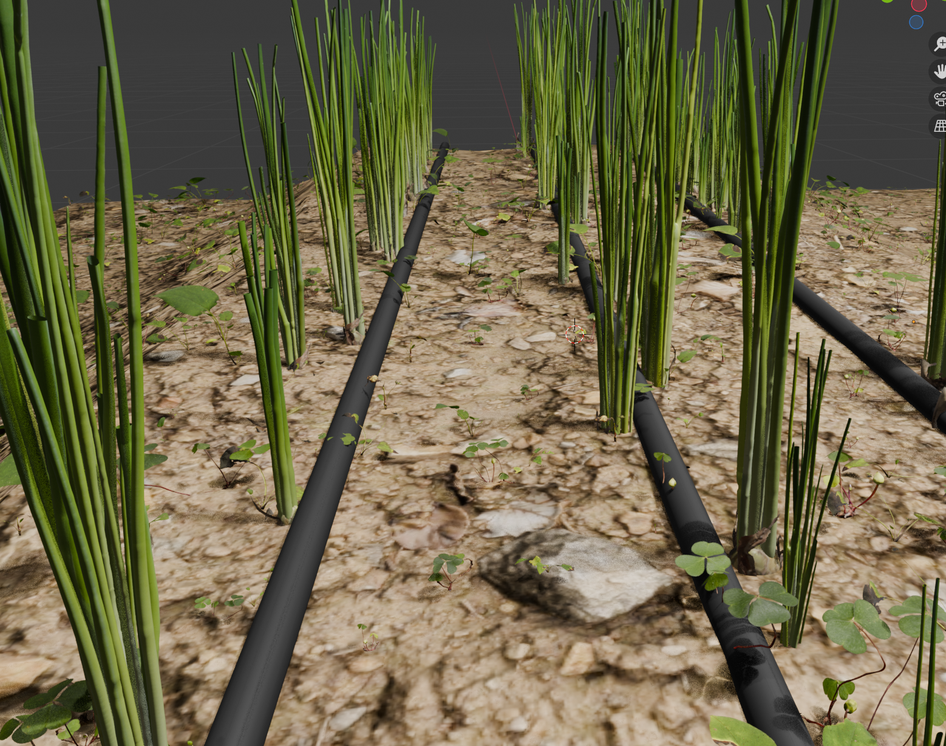
#> input picture luke_cv_playground/inputs/synthetic.png, 946 x 746 px, shrunk from 1558 x 1228 before the run
$ python rgb_channels.py
#> lines starting #> are read from the running program, lines starting #| are printed output that depends on the picture
import cv2
import numpy as np

# Load the image
image = cv2.imread("inputs/synthetic.png")  # Replace with your image file
#> image is the input picture: shape (746, 946, 3); mean B, G, R 73.1, 102.5, 108.5

# Split channels
blue, green, red = cv2.split(image)
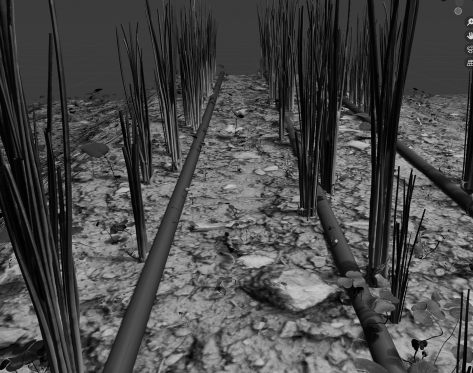
#> blue: shape (746, 946) (shown at 1/2 size); min 0, max 236, mean 73.1
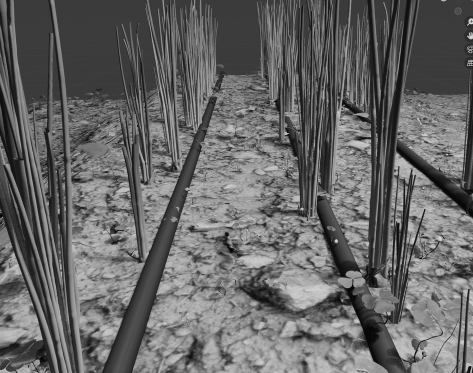
#> green: shape (746, 946) (shown at 1/2 size); min 0, max 236, mean 102.5
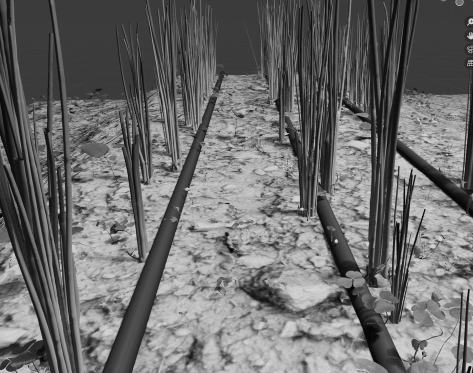
#> red: shape (746, 946) (shown at 1/2 size); min 0, max 255, mean 108.5

# Create blank channels
zero_channel = np.zeros_like(blue)

# Create images with only one color channel
red_image = cv2.merge([zero_channel, zero_channel, red])
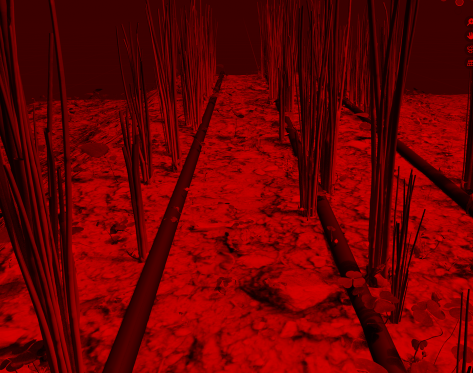
#> red_image: shape (746, 946, 3) (shown at 1/2 size); mean of channels 0, 1, 2 0, 0, 108.5; drawn as B, G, R
green_image = cv2.merge([zero_channel, green, zero_channel])
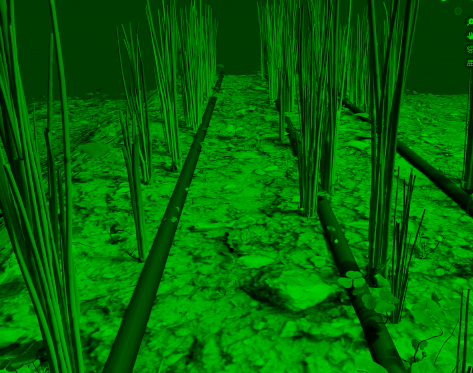
#> green_image: shape (746, 946, 3) (shown at 1/2 size); mean of channels 0, 1, 2 0, 102.5, 0; drawn as B, G, R
blue_image = cv2.merge([blue, zero_channel, zero_channel])
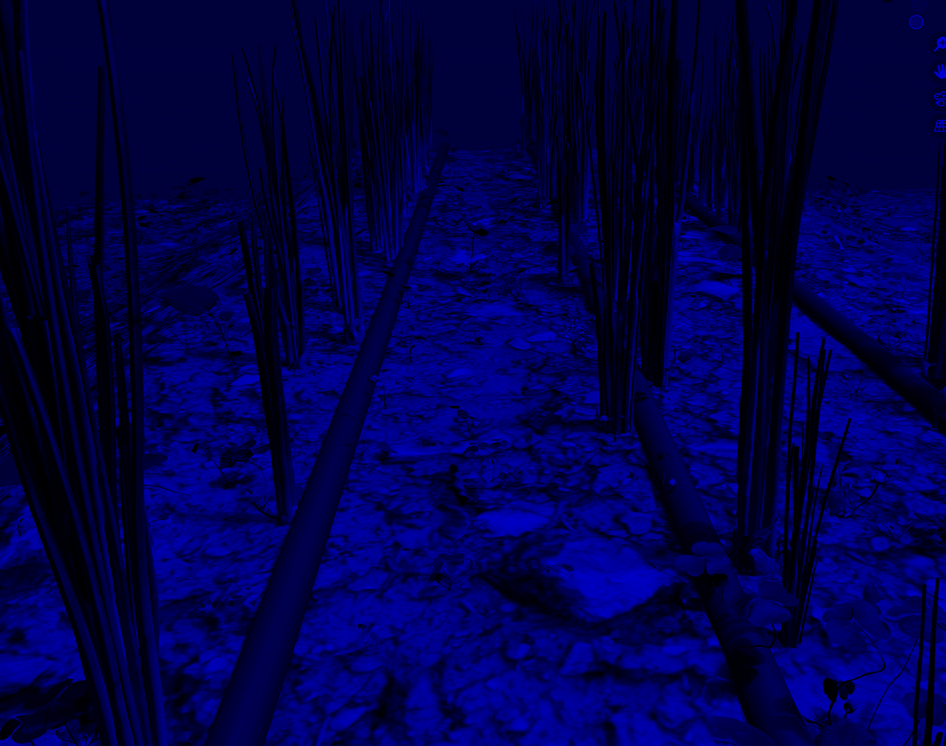
#> blue_image: shape (746, 946, 3); mean of channels 0, 1, 2 73.1, 0, 0; drawn as B, G, R

# Save the images
cv2.imwrite("outputs/red_channel.jpg", red_image)
cv2.imwrite("outputs/green_channel.jpg", green_image)
cv2.imwrite("outputs/blue_channel.jpg", blue_image)

# Show images (optional)
cv2.imshow("Red Channel", red_image)
cv2.imshow("Green Channel", green_image)
cv2.imshow("Blue Channel", blue_image)
cv2.waitKey(0)
cv2.destroyAllWindows()

$ run again, with luke_cv_playground/inputs/IMG_3171.JPG saved as luke_cv_playground/inputs/synthetic.png
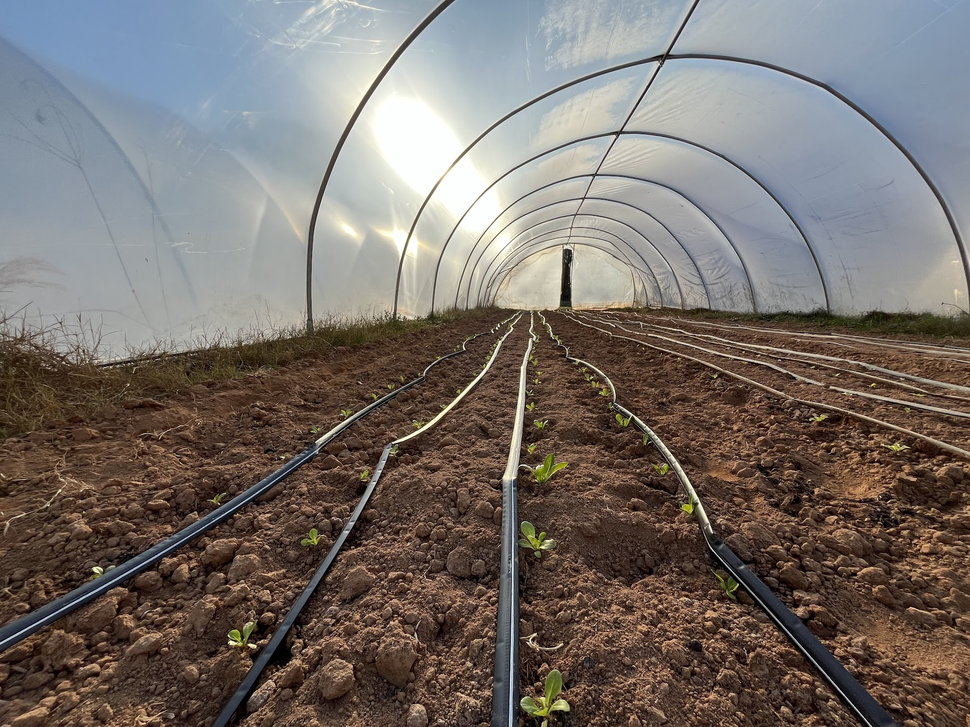
#> input picture luke_cv_playground/inputs/IMG_3171.JPG, 970 x 727 px, shrunk from 1865 x 1398 before the run
#> image is the input picture: shape (727, 970, 3); mean B, G, R 106.3, 111.2, 118.7
#> `green_image = cv2.merge([zero_channel, green, zero_channel])`:
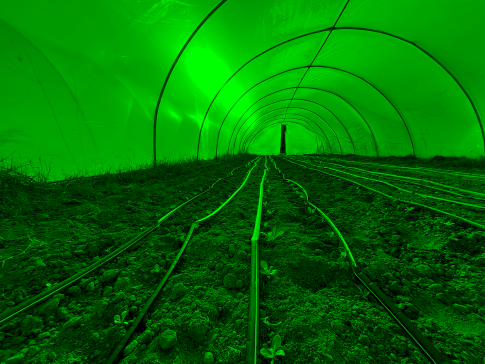
#> green_image: shape (727, 970, 3) (shown at 1/2 size); mean of channels 0, 1, 2 0, 111.2, 0; drawn as B, G, R
#> `blue_image = cv2.merge([blue, zero_channel, zero_channel])`:
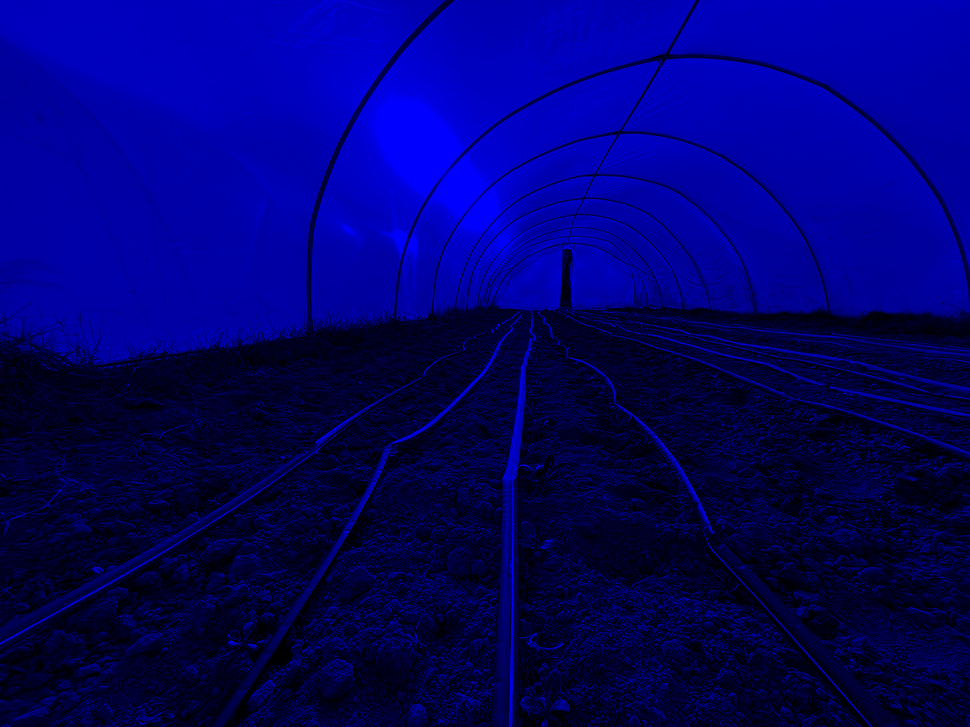
#> blue_image: shape (727, 970, 3); mean of channels 0, 1, 2 106.3, 0, 0; drawn as B, G, R

$ run again, with luke_cv_playground/inputs/IMG_6401.JPG saved as luke_cv_playground/inputs/synthetic.png
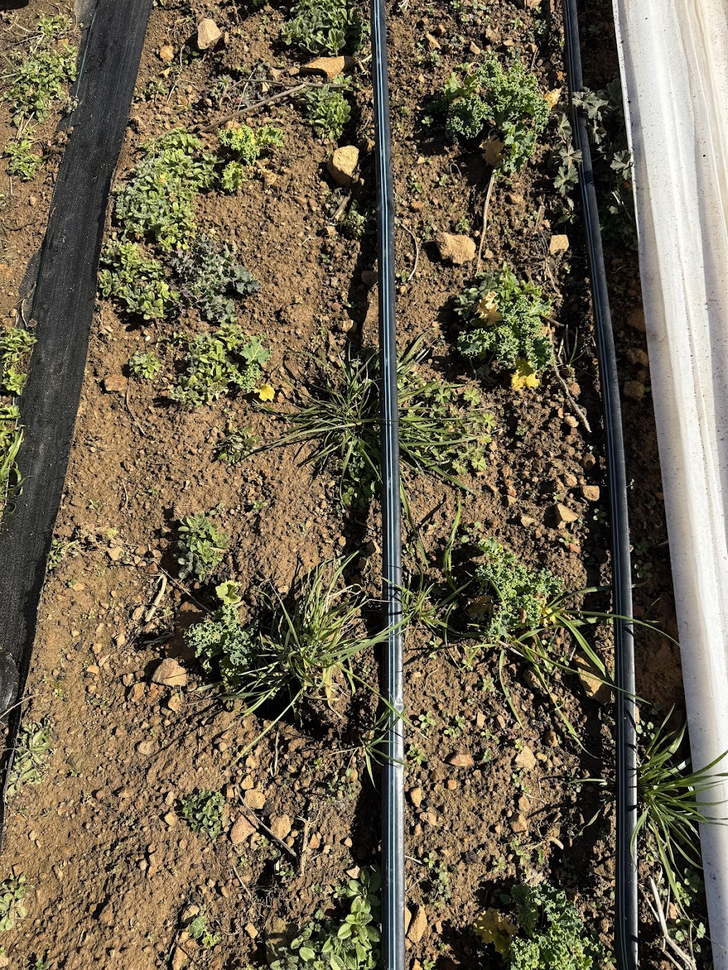
#> input picture luke_cv_playground/inputs/IMG_6401.JPG, 728 x 970 px, shrunk from 1049 x 1398 before the run
#> image is the input picture: shape (970, 728, 3); mean B, G, R 79.2, 100.1, 109.9
#> `green_image = cv2.merge([zero_channel, green, zero_channel])`:
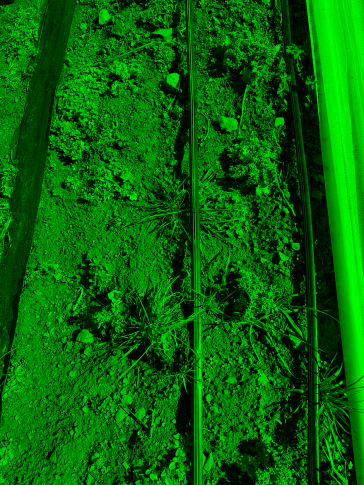
#> green_image: shape (970, 728, 3) (shown at 1/2 size); mean of channels 0, 1, 2 0, 100.1, 0; drawn as B, G, R
#> `blue_image = cv2.merge([blue, zero_channel, zero_channel])`:
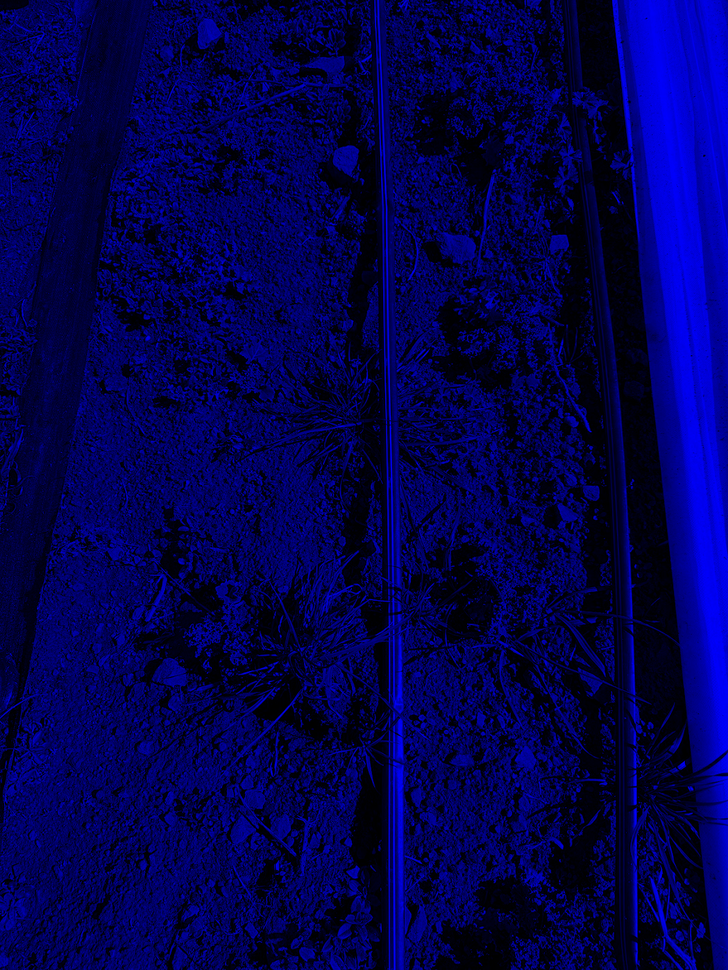
#> blue_image: shape (970, 728, 3); mean of channels 0, 1, 2 79.2, 0, 0; drawn as B, G, R
